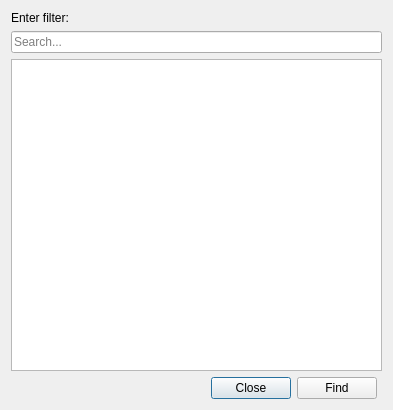
<?xml version="1.0" encoding="UTF-8"?>
<ui version="4.0">
  <class>UiAnimViewFindDlg</class>
  <widget class="QDialog" name="UiAnimViewFindDlg">
    <property name="geometry">
      <rect>
        <x>0</x>
        <y>0</y>
        <width>312</width>
        <height>410</height>
      </rect>
    </property>
    <layout class="QVBoxLayout" name="verticalLayout">
      <item>
        <widget class="QLabel" name="STATIC">
          <property name="geometry">
            <rect>
              <x>10</x>
              <y>11</y>
              <width>57</width>
              <height>13</height>
            </rect>
          </property>
          <property name="text">
            <string>Enter filter:</string>
          </property>
          <property name="alignment">
            <set>Qt::AlignTop|Qt::AlignLeft</set>
          </property>
        </widget>
      </item>
      <item>
        <widget class="QLineEdit" name="FILTER">
          <property name="geometry">
            <rect>
              <x>10</x>
              <y>28</y>
              <width>291</width>
              <height>19</height>
            </rect>
          </property>
          <property name="alignment">
            <set>Qt::AlignLeft|Qt::AlignVCenter</set>
          </property>
          <property name="placeholderText">
            <string>Search...</string>
          </property>
          <property name="clearButtonEnabled">
            <bool>true</bool>
          </property>
          <property name="accessibleName">
            <string>Search</string>
          </property>
        </widget>
      </item>
      <item>
        <widget class="QListWidget" name="LIST">
          <property name="geometry">
            <rect>
              <x>10</x>
              <y>57</y>
              <width>291</width>
              <height>305</height>
            </rect>
          </property>
        </widget>
      </item>
      <item>
        <layout class="QHBoxLayout" name="horizontalLayout">
          <property name="leftMargin">
            <number>200</number>
          </property>
          <property name="rightMargin">
            <number>5</number>
          </property>
          <item>
            <widget class="QPushButton" name="CANCEL">
              <property name="geometry">
                <rect>
                  <x>139</x>
                  <y>376</y>
                  <width>75</width>
                  <height>23</height>
                </rect>
              </property>
              <property name="text">
                <string>Close</string>
              </property>
            </widget>
         </item>
        <item>
          <widget class="QPushButton" name="OK">
            <property name="geometry">
              <rect>
                <x>226</x>
                <y>376</y>
                <width>75</width>
                <height>23</height>
              </rect>
            </property>
            <property name="text">
              <string>Find</string>
            </property>
          </widget>
         </item>
      </layout>
    </item>
  </layout>
  </widget>
</ui>
